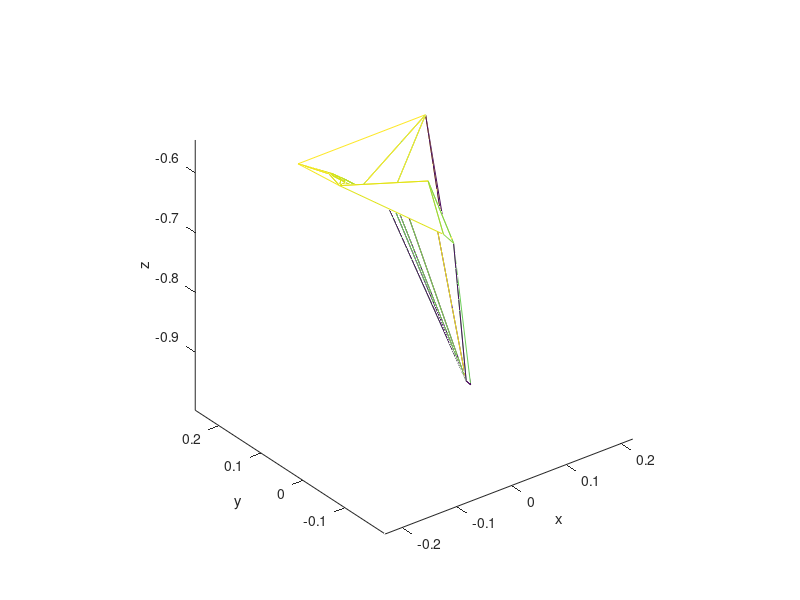
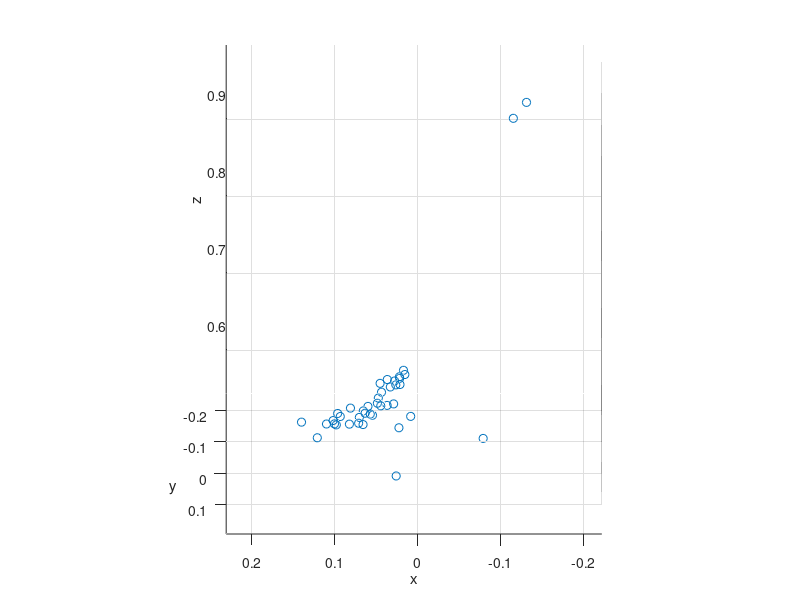
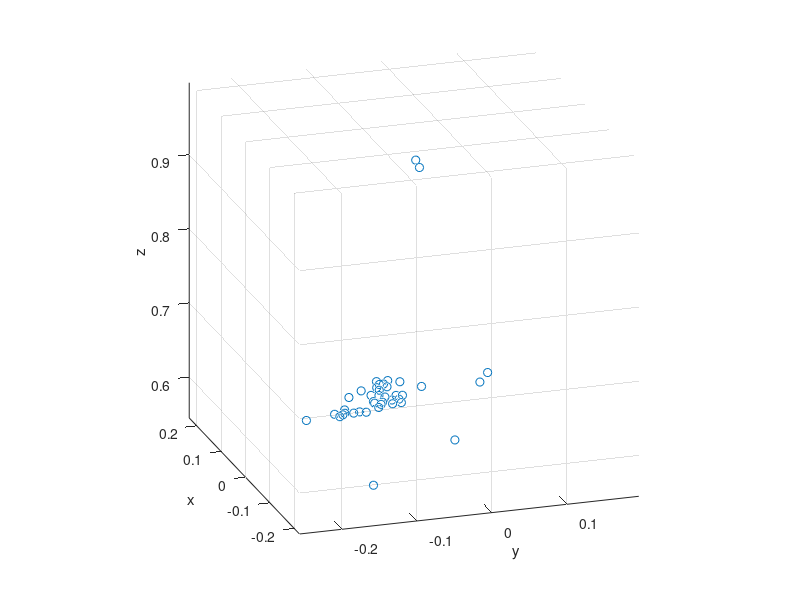
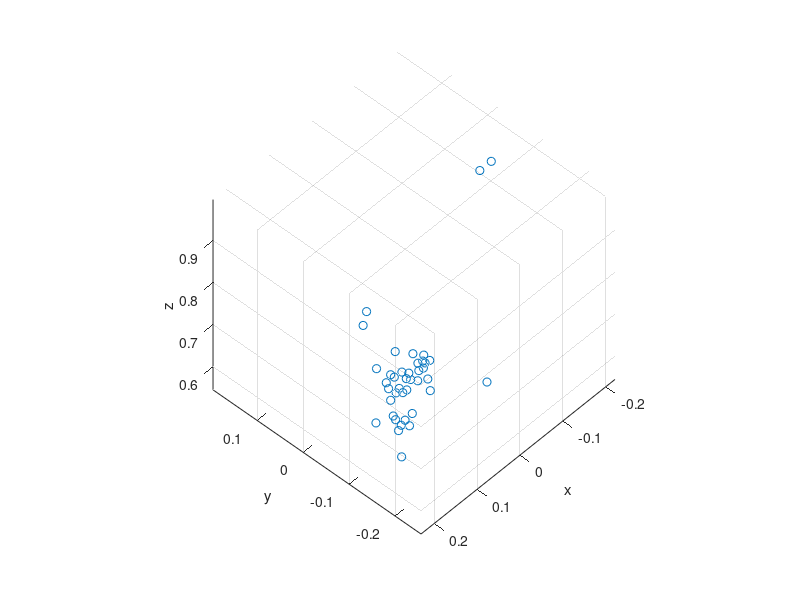

Write MATLAB code to recreate these figures, in order.

load points3d.txt
X=unique(points3d,'rows');
X=X(2:max(size(X))-5,:);
TRI=delaunay(X(:,1)./X(:,3),X(:,2)./X(:,3));

% figure(2)
% subplot(221)
figure;trimesh(TRI,X(:,1),X(:,2),X(:,3)),axis equal,xlabel('x'),ylabel('y'),zlabel('z'),grid
%subplot(222)
figure;plot3(-X(:,1),-X(:,2),-X(:,3),'o'),axis equal,xlabel('x'),ylabel('y'),zlabel('z'),view([-180,22]),grid
%subplot(223)
figure;plot3(-X(:,1),-X(:,2),-X(:,3),'o'),axis equal,xlabel('x'),ylabel('y'),zlabel('z'),view([108,-20]),grid
%subplot(224)
figure;plot3(-X(:,1),-X(:,2),-X(:,3),'o'),axis equal,xlabel('x'),ylabel('y'),zlabel('z'),view([-133,-48]),grid

